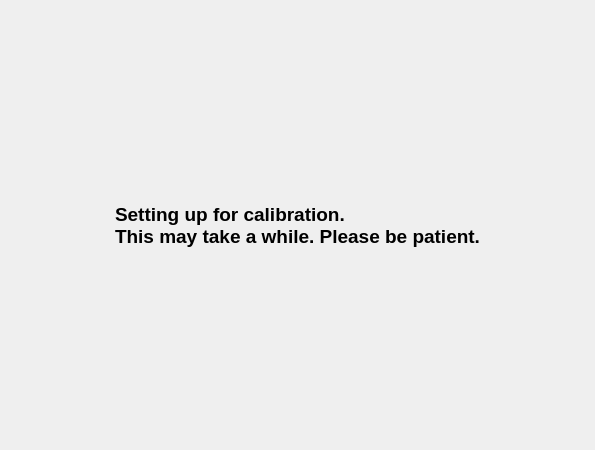
<?xml version="1.0" encoding="UTF-8"?>
<ui version="4.0">
 <class>SetupPage</class>
 <widget class="QWidget" name="SetupPage">
  <property name="geometry">
   <rect>
    <x>0</x>
    <y>0</y>
    <width>595</width>
    <height>450</height>
   </rect>
  </property>
  <property name="windowTitle">
   <string>Form</string>
  </property>
  <layout class="QGridLayout" name="gridLayout">
   <property name="leftMargin">
    <number>0</number>
   </property>
   <property name="topMargin">
    <number>0</number>
   </property>
   <property name="rightMargin">
    <number>0</number>
   </property>
   <property name="bottomMargin">
    <number>0</number>
   </property>
   <property name="spacing">
    <number>0</number>
   </property>
   <item row="0" column="1">
    <spacer name="verticalSpacer">
     <property name="orientation">
      <enum>Qt::Vertical</enum>
     </property>
     <property name="sizeHint" stdset="0">
      <size>
       <width>20</width>
       <height>194</height>
      </size>
     </property>
    </spacer>
   </item>
   <item row="1" column="0">
    <spacer name="horizontalSpacer">
     <property name="orientation">
      <enum>Qt::Horizontal</enum>
     </property>
     <property name="sizeHint" stdset="0">
      <size>
       <width>56</width>
       <height>20</height>
      </size>
     </property>
    </spacer>
   </item>
   <item row="1" column="1">
    <widget class="QLabel" name="label">
     <property name="font">
      <font>
       <pointsize>14</pointsize>
       <weight>75</weight>
       <bold>true</bold>
      </font>
     </property>
     <property name="text">
      <string>Setting up for calibration.
This may take a while. Please be patient.</string>
     </property>
    </widget>
   </item>
   <item row="1" column="2">
    <spacer name="horizontalSpacer_2">
     <property name="orientation">
      <enum>Qt::Horizontal</enum>
     </property>
     <property name="sizeHint" stdset="0">
      <size>
       <width>55</width>
       <height>20</height>
      </size>
     </property>
    </spacer>
   </item>
   <item row="2" column="1">
    <spacer name="verticalSpacer_2">
     <property name="orientation">
      <enum>Qt::Vertical</enum>
     </property>
     <property name="sizeHint" stdset="0">
      <size>
       <width>20</width>
       <height>194</height>
      </size>
     </property>
    </spacer>
   </item>
  </layout>
 </widget>
 <resources/>
 <connections/>
</ui>
